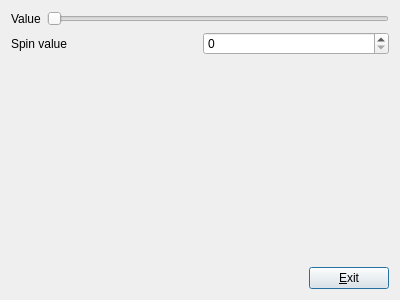
<?xml version="1.0" encoding="UTF-8"?>
<ui version="4.0">
 <class>myForm</class>
 <widget class="QDialog" name="myForm">
  <property name="geometry">
   <rect>
    <x>0</x>
    <y>0</y>
    <width>400</width>
    <height>300</height>
   </rect>
  </property>
  <property name="windowTitle">
   <string>Dialog</string>
  </property>
  <layout class="QVBoxLayout" name="verticalLayout_2">
   <item>
    <layout class="QHBoxLayout" name="horizontalLayout">
     <item>
      <widget class="QLabel" name="label">
       <property name="text">
        <string>Value</string>
       </property>
      </widget>
     </item>
     <item>
      <widget class="QSlider" name="horizontalSlider">
       <property name="orientation">
        <enum>Qt::Horizontal</enum>
       </property>
      </widget>
     </item>
    </layout>
   </item>
   <item>
    <layout class="QHBoxLayout" name="horizontalLayout_2">
     <item>
      <widget class="QLabel" name="label_2">
       <property name="text">
        <string>Spin value</string>
       </property>
      </widget>
     </item>
     <item>
      <widget class="QSpinBox" name="spinBox"/>
     </item>
    </layout>
   </item>
   <item>
    <layout class="QVBoxLayout" name="verticalLayout">
     <item>
      <spacer name="verticalSpacer">
       <property name="orientation">
        <enum>Qt::Vertical</enum>
       </property>
       <property name="sizeHint" stdset="0">
        <size>
         <width>20</width>
         <height>118</height>
        </size>
       </property>
      </spacer>
     </item>
     <item>
      <layout class="QHBoxLayout" name="horizontalLayout_3">
       <item>
        <spacer name="horizontalSpacer">
         <property name="orientation">
          <enum>Qt::Horizontal</enum>
         </property>
         <property name="sizeHint" stdset="0">
          <size>
           <width>218</width>
           <height>20</height>
          </size>
         </property>
        </spacer>
       </item>
       <item>
        <widget class="QPushButton" name="pushButton">
         <property name="text">
          <string>&amp;Exit</string>
         </property>
        </widget>
       </item>
      </layout>
     </item>
    </layout>
   </item>
  </layout>
 </widget>
 <resources/>
 <connections>
  <connection>
   <sender>pushButton</sender>
   <signal>clicked()</signal>
   <receiver>myForm</receiver>
   <slot>close()</slot>
   <hints>
    <hint type="sourcelabel">
     <x>346</x>
     <y>275</y>
    </hint>
    <hint type="destinationlabel">
     <x>199</x>
     <y>149</y>
    </hint>
   </hints>
  </connection>
  <connection>
   <sender>spinBox</sender>
   <signal>valueChanged(int)</signal>
   <receiver>horizontalSlider</receiver>
   <slot>setValue(int)</slot>
   <hints>
    <hint type="sourcelabel">
     <x>296</x>
     <y>60</y>
    </hint>
    <hint type="destinationlabel">
     <x>222</x>
     <y>24</y>
    </hint>
   </hints>
  </connection>
  <connection>
   <sender>horizontalSlider</sender>
   <signal>sliderMoved(int)</signal>
   <receiver>spinBox</receiver>
   <slot>setValue(int)</slot>
   <hints>
    <hint type="sourcelabel">
     <x>222</x>
     <y>24</y>
    </hint>
    <hint type="destinationlabel">
     <x>296</x>
     <y>60</y>
    </hint>
   </hints>
  </connection>
 </connections>
</ui>
